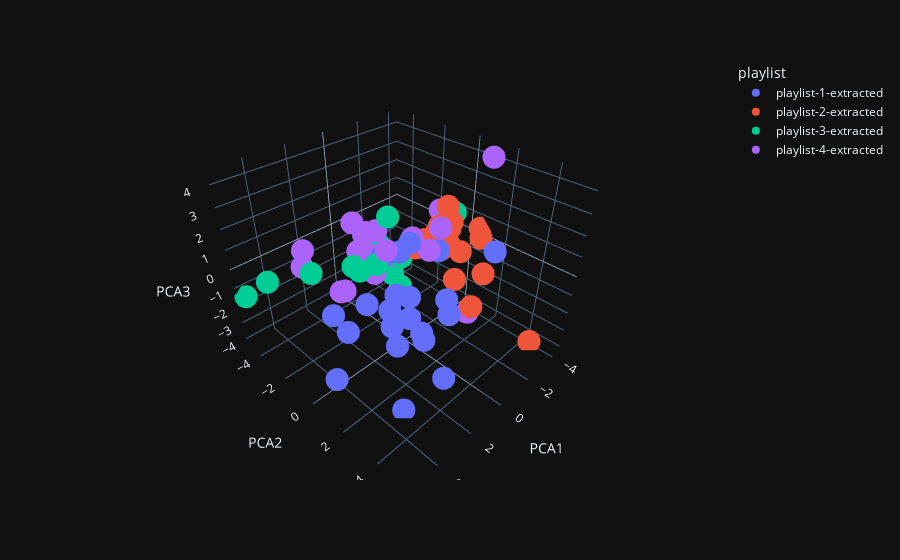

Source (notebook cell):
### Code cell
fig = px.scatter_3d(
    named_pca_dataset,
    x='PCA1',
    y='PCA2',
    z='PCA3',
    hover_data=['artist', 'song_name'],
    template='plotly_dark',
    color='playlist'
)
fig.show()

### Figure 1 — Plotly figure (JSON) as saved in the notebook; plotly's stock layout.template omitted (floating-point values rounded to 4 significant figures)
{"data": [{"customdata": [["Bruno Major", "Easily"], ["Bruno Major", "Nothing"], ["Bruno Major", "The Most Beautiful Thing"], ["Charlie Burg", "Lovesong (The Way) [feat. Bluets]"], ["Daniel Caesar", "Best Part (feat. H.E.R.)"], ["Daniel Caesar", "Japanese Denim"], ["Daniel Caesar", "Streetcar"], ["Daniel Caesar", "We Find Love"], ["FINNEAS", "Let's Fall in Love for the Night"], ["Jeremy Zucker", "this is how you fall in love"], ["John Mayer", "You're Gonna Live Forever in Me"], ["John Park", "Sipping My life (Bonus Track)"], ["Joji", "Glimpse of Us"], ["Kamal.", "blue"], ["Luke Chiang", "Shouldn't Be"], ["Lyn Lapid", "In My Mind"], ["Mac Ayres", "Easy"], ["Paul Partohap", "P.S. I LOVE YOU"], ["Rex Orange County", "Always"], ["Rex Orange County", "Happiness"], ["Rex Orange County", "Pluto Projector"], ["Rex Orange County", "Untitled"]], "hovertemplate": "playlist=playlist-1-extracted<br>PCA1=%{x}<br>PCA2=%{y}<br>PCA3=%{z}<br>artist=%{customdata[0]}<br>song_name=%{customdata[1]}<extra></extra>", "legendgroup": "playlist-1-extracted", "marker": {"color": "#636efa", "symbol": "circle"}, "mode": "markers", "name": "playlist-1-extracted", "scene": "scene", "showlegend": true, "x": [2.92, -1.205, 2.139, 4.939, 2.275, 4.129, 2.645, 0.4187, 3.285, 2.239, -1.768, 1.549, 1.111, 3.593, 2.21, 1.017, 2.872, 0.8879, 2.157, 1.354, 0.298, 3.208], "y": [4.81, 3.604, 2.247, 1.079, -0.04611, 0.1161, -0.9989, 0.003959, 2.791, 2.372, 0.2948, 0.1367, -0.1042, 5.303, 2.372, 0.3955, 3.604, 1.956, 1.33, 0.358, 2.587, 3.051], "z": [1.916, 1.876, 3.158, -2.432, -0.8277, -0.2232, -2.76, 0.9582, -0.5968, 0.8946, 0.1482, 1.302, 1.11, -0.156, -0.1619, -0.7833, 0.309, -2.441, -1.276, -1.457, -0.2041, -4.044], "type": "scatter3d"}, {"customdata": [["Sleeping At Last", "April 10, 2019- Powehi - Image of a Black Hole"], ["Sleeping At Last", "August 12, 2018- Perseid Meteor Shower"], ["Sleeping At Last", "August 21, 2017- Total Solar Eclipse"], ["Sleeping At Last", "December 13, 2017- Geminid Meteor Shower"], ["Sleeping At Last", "December 17, 2018- Farout"], ["Sleeping At Last", "December 21, 2020- The Great Conjunction"], ["Sleeping At Last", "December 25, 2021- Webb Space Telescope - Launch"], ["Sleeping At Last", "February 1, 2023- C2022 E3 - Comet Ztf"], ["Sleeping At Last", "February 13, 2019- Opportunity - Mission Complete"], ["Sleeping At Last", "February 18, 2021- Perseverance - Mars Landing"], ["Sleeping At Last", "January 30, 2020- Spitzer - Final Voyage"], ["Sleeping At Last", "January 31, 2018- Super Blue Blood Moon"], ["Sleeping At Last", "July 22, 2020- C  2020 F3 - Comet Neowise"], ["Sleeping At Last", "July 27, 2018- Total Lunar Eclipse"], ["Sleeping At Last", "July 4, 2020- Aphelion"], ["Sleeping At Last", "June 24, 2022- Parade of Planets"], ["Sleeping At Last", "June 30, 2018- Pds 70b (Birth of a Planet)"], ["Sleeping At Last", "October 30, 2018- Kepler - Goodnight"], ["Sleeping At Last", "September 15, 2017- Cassini - The Grand Finale"]], "hovertemplate": "playlist=playlist-2-extracted<br>PCA1=%{x}<br>PCA2=%{y}<br>PCA3=%{z}<br>artist=%{customdata[0]}<br>song_name=%{customdata[1]}<extra></extra>", "legendgroup": "playlist-2-extracted", "marker": {"color": "#EF553B", "symbol": "circle"}, "mode": "markers", "name": "playlist-2-extracted", "scene": "scene", "showlegend": true, "x": [-3.787, -2.837, -3.745, -4.228, -3.082, -4.24, -1.334, -2.907, -2.342, -4.251, -3.173, -2.908, -2.646, -4.064, -3.344, -2.483, -1.926, -1.354, -2.504], "y": [4.424, -1.587, -1.468, -0.8562, -0.6646, -1.098, -0.7119, -0.2272, -0.7056, 0.6815, 1.847, -0.8737, 0.2595, -0.2355, 1.413, -0.3322, 2.229, 1.626, -0.6008], "z": [-3.978, -0.5654, -0.8332, -1.098, -0.8359, -0.2742, 0.03605, 1.761, -0.1534, 0.447, -1.053, 0.112, 1.25, -1.205, 0.5992, 0.869, -2.056, -0.5419, 0.2438], "type": "scatter3d"}, {"customdata": [["Antônio Carlos Jobim", "Desafinado"], ["Antônio Carlos Jobim", "The Girl From Ipanema"], ["Bill Evans Trio", "Waltz for Debby (take 1) - Alternate Take"], ["Bud Powell", "I'll Keep Loving You"], ["Bud Powell", "It Could Happen To You - Rudy Van Gelder Edition  Remastered 1998"], ["Henry Mancini", "Dear Heart"], ["John Coltrane", "A Love Supreme, Pt. I – Acknowledgement"], ["Miles Davis", "So What (feat. John Coltrane, Cannonball Adderley & Bill Evans)"], ["Ornette Coleman", "Lonely Woman"], ["Sarah Vaughan", "Misty"], ["Thelonious Monk", "'Round Midnight"], ["Thelonious Monk", "Honeysuckle Rose"], ["Tony Bennett", "(I Left My Heart) In San Francisco"]], "hovertemplate": "playlist=playlist-3-extracted<br>PCA1=%{x}<br>PCA2=%{y}<br>PCA3=%{z}<br>artist=%{customdata[0]}<br>song_name=%{customdata[1]}<extra></extra>", "legendgroup": "playlist-3-extracted", "marker": {"color": "#00cc96", "symbol": "circle"}, "mode": "markers", "name": "playlist-3-extracted", "scene": "scene", "showlegend": true, "x": [2.099, 2.479, 0.8921, -4.245, -3.733, -1.588, 4.245, 3.287, 5.232, -0.9991, -0.3514, 2.922, 0.5025], "y": [-0.6104, 0.8619, -0.1672, -1.743, -0.456, -2.529, -4.542, -2.407, -4.852, -1.314, -2.096, 0.00897, 0.1443], "z": [0.5135, 1.747, 2.746, -1.044, 1.027, -2.444, -0.9929, 0.08655, -1.439, -0.5932, 0.02413, 1.455, -0.6978], "type": "scatter3d"}, {"customdata": [["Boundary Run", "Beggars"], ["CHPTRS", "At Dawn"], ["CHPTRS", "Last Chance (Alternate Version)"], ["CHPTRS", "Obvious (Alternate Version)"], ["Freya Ridings", "Love Is Fire"], ["HAEVN", "Where the Heart Is - Single Version"], ["Lights & Motion", "Anomaly"], ["ODESZA", "A Moment Apart"], ["One Hundred Years", "Reborn"], ["Roary", "Guardians"], ["Roary", "Motion"], ["Roary", "Breathe Again"], ["Secret Nation", "Love You Well"], ["sød ven", "mystery"], ["The Light the Heat", "Afterlight"], ["The Light the Heat", "Feel Alive"], ["Thomas Bergersen", "Crystallize"], ["Tony Anderson", "Retour"], ["Voyageur", "Civilized"], ["Voyageur", "Fire & Stone"], ["Voyageur", "I Caught Fire"]], "hovertemplate": "playlist=playlist-4-extracted<br>PCA1=%{x}<br>PCA2=%{y}<br>PCA3=%{z}<br>artist=%{customdata[0]}<br>song_name=%{customdata[1]}<extra></extra>", "legendgroup": "playlist-4-extracted", "marker": {"color": "#ab63fa", "symbol": "circle"}, "mode": "markers", "name": "playlist-4-extracted", "scene": "scene", "showlegend": true, "x": [-1.319, 1.177, -0.736, -0.6225, 2.887, 2.229, -2.941, 1.268, -2.858, -2.172, 1.343, 1.044, 1.292, 1.576, 3.137, 3.148, 0.3858, -3.595, 0.07821, -0.09732, -1.083], "y": [0.1342, -0.9638, -0.3494, -0.3469, -0.9408, 1.153, -0.7105, -2.825, 1.386, 0.0174, -1.153, -0.8806, -1.934, -1.304, -3.283, -3.059, -2.175, 1.454, -1.334, -2.002, -1.564], "z": [0.3048, 0.6925, 0.9934, 0.8957, -0.3084, 2.395, 1.384, -2.172, -3.438, 1.047, 1.691, -0.2693, 1.924, 0.9203, -0.09027, 0.8722, 0.9729, 4.39, 0.1695, 0.9374, -0.7334], "type": "scatter3d"}], "layout": {"scene": {"domain": {"x": [0.0, 1.0], "y": [0.0, 1.0]}, "xaxis": {"title": {"text": "PCA1"}}, "yaxis": {"title": {"text": "PCA2"}}, "zaxis": {"title": {"text": "PCA3"}}}, "legend": {"title": {"text": "playlist"}, "tracegroupgap": 0}, "margin": {"t": 60}}}
